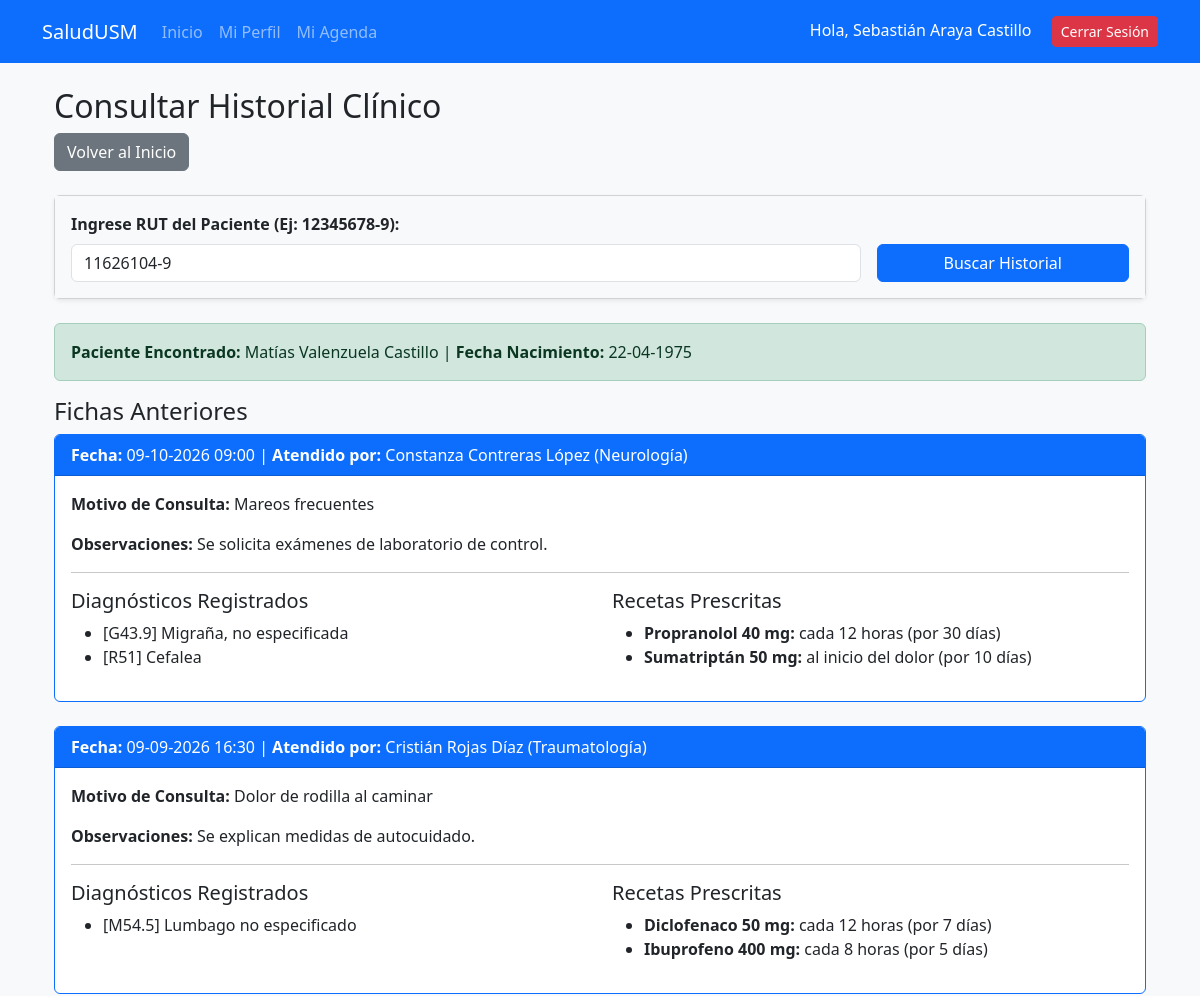
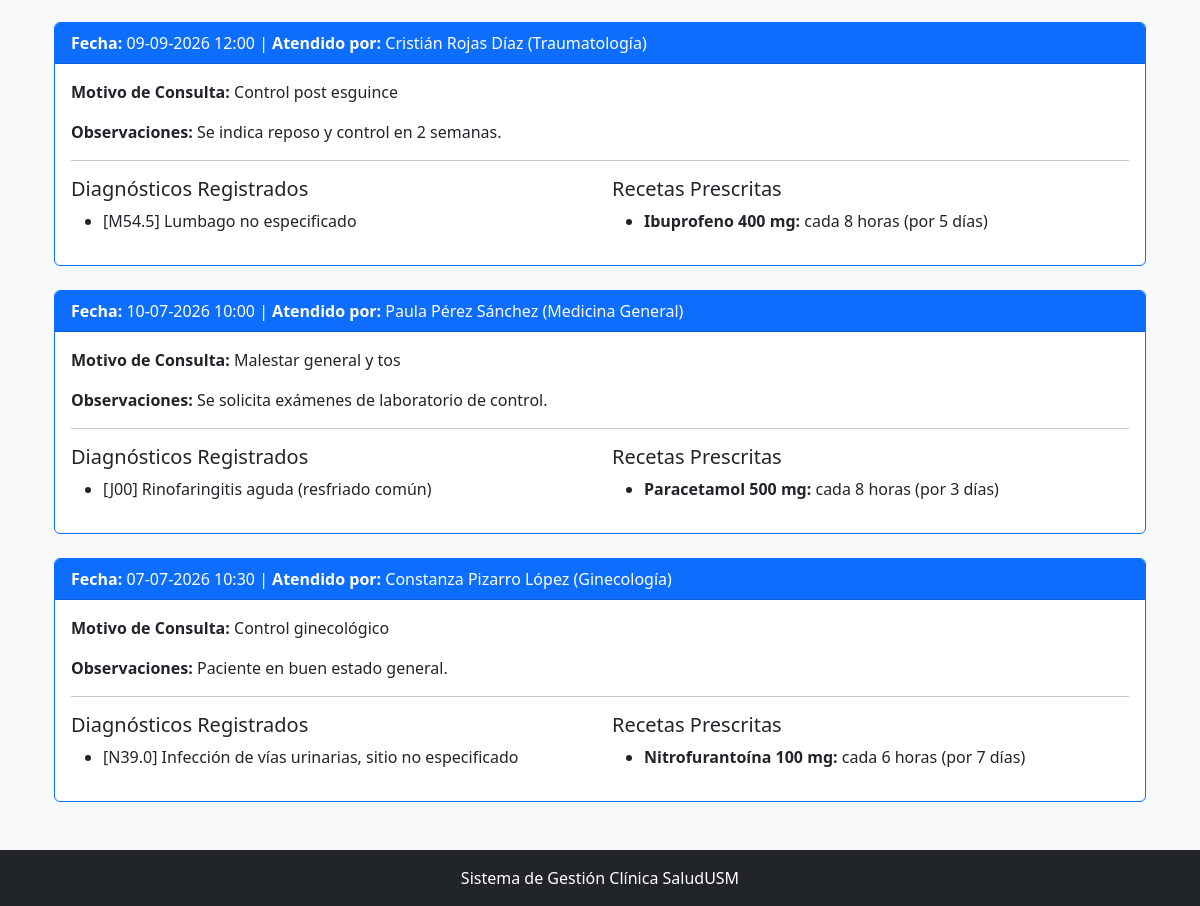
The app's page /PHP/buscar_historial.php?rut_paciente=11626104-9 (signed in) with its own data (2 pictures, top to bottom).
### tables this page shows
CREATE TABLE Paciente (
    id_paciente INT AUTO_INCREMENT PRIMARY KEY,
    id_usuario INT NOT NULL UNIQUE,
    rut VARCHAR(10) NOT NULL UNIQUE,
    nombre_completo VARCHAR(150) NOT NULL,
    fecha_nacimiento DATE NOT NULL,
    sexo VARCHAR(10) NOT NULL,
    id_prevision TINYINT NOT NULL,
    telefono VARCHAR(20) NULL,
    comuna_residencia VARCHAR(100) NOT NULL,
    CONSTRAINT chk_pac_rut CHECK (rut REGEXP '^[0-9]{7,8}-[0-9Kk]$'),
    CONSTRAINT chk_pac_sexo CHECK (sexo IN ('M', 'F', 'Otro')),
     
    FOREIGN KEY (id_usuario) REFERENCES Usuario(id_usuario) ON DELETE CASCADE,
    FOREIGN KEY (id_prevision) REFERENCES Prevision(id_prevision)
);

CREATE TABLE Atencion (
    id_atencion INT AUTO_INCREMENT PRIMARY KEY,
    id_cita INT NOT NULL UNIQUE,
    motivo_consulta TEXT NOT NULL,
    observaciones TEXT NOT NULL,
    FOREIGN KEY (id_cita) REFERENCES Cita(id_cita) ON DELETE CASCADE
);

CREATE TABLE Cita (
    id_cita INT AUTO_INCREMENT PRIMARY KEY,
    fecha_hora DATETIME NOT NULL,
    id_paciente INT NOT NULL,
    id_medico INT NOT NULL,
    id_centro INT NOT NULL,
    id_especialidad INT NOT NULL,
    id_estado TINYINT NOT NULL DEFAULT 1,
    activa TINYINT AS (IF(id_estado = 5, NULL, 1)) STORED,
     
    CONSTRAINT unq_medico_hora UNIQUE (id_medico, fecha_hora, activa),
    CONSTRAINT unq_paciente_hora UNIQUE (id_paciente, fecha_hora, activa),
    FOREIGN KEY (id_paciente) REFERENCES Paciente(id_paciente) ON DELETE CASCADE,
    FOREIGN KEY (id_estado) REFERENCES EstadoCita(id_estado),
    FOREIGN KEY (id_medico, id_especialidad)
        REFERENCES Medico_Especialidad(id_medico, id_especialidad)
        ON DELETE RESTRICT ON UPDATE CASCADE,
    FOREIGN KEY (id_medico, id_centro)
        REFERENCES Medico_Centro(id_medico, id_centro)
        ON DELETE RESTRICT ON UPDATE CASCADE
);

CREATE TABLE Medico (
    id_medico INT AUTO_INCREMENT PRIMARY KEY,
    id_usuario INT NOT NULL UNIQUE,
    rut VARCHAR(10) NOT NULL UNIQUE,
    nombre_completo VARCHAR(150) NOT NULL,
    CONSTRAINT chk_med_rut CHECK (rut REGEXP '^[0-9]{7,8}-[0-9Kk]$'),
    FOREIGN KEY (id_usuario) REFERENCES Usuario(id_usuario) ON DELETE CASCADE
);

CREATE TABLE Especialidad (
    id_especialidad INT AUTO_INCREMENT PRIMARY KEY,
    nombre VARCHAR(100) NOT NULL UNIQUE
);

CREATE TABLE Diagnostico (
    codigo_cie10 VARCHAR(10) PRIMARY KEY,
    descripcion VARCHAR(255) NOT NULL
);

CREATE TABLE Receta (
    id_receta INT AUTO_INCREMENT PRIMARY KEY,
    id_atencion INT NOT NULL,
    medicamento VARCHAR(150) NOT NULL,
    dosis VARCHAR(255) NOT NULL,
    dias_tratamiento INT NOT NULL,
    CONSTRAINT chk_dias CHECK (dias_tratamiento > 0),
    FOREIGN KEY (id_atencion) REFERENCES Atencion(id_atencion) ON DELETE CASCADE
);

### PHP/buscar_historial.php (the view, shortened to what this page needs)
<?php
require_once 'conexion.php';
$atenciones = [];
$rut_buscado = "";
$paciente_info = null;
if (isset($_GET['rut_paciente'])) {
    $rut_buscado = trim($_GET['rut_paciente']);
    $sql_paciente = "SELECT id_paciente AS id, nombre_completo, fecha_nacimiento FROM Paciente WHERE rut = '$rut_buscado'";
    $res_paciente = $pdo->query($sql_paciente);
    $paciente_info = $res_paciente->fetch(PDO::FETCH_ASSOC);
    if ($paciente_info) {
        $id_paciente = $paciente_info['id'];
        $sql_atenciones = "SELECT a.id_atencion as id_atencion, a.motivo_consulta, a.observaciones,
                                  c.fecha_hora, m.nombre_completo as medico, e.nombre as especialidad
                           FROM Atencion a
                           JOIN Cita c ON a.id_cita = c.id_cita
                           JOIN Medico m ON c.id_medico = m.id_medico
                           JOIN Especialidad e ON c.id_especialidad = e.id_especialidad
                           WHERE c.id_paciente = $id_paciente
                           ORDER BY c.fecha_hora DESC";
        $atenciones = $pdo->query($sql_atenciones)->fetchAll(PDO::FETCH_ASSOC);
    } else {
        $mensaje_error = "No se encontró ningún paciente con el RUT ingresado.";
    }
}
include 'header.php';
?>
<div class="container mt-4 mb-5">
    <h2>Consultar Historial Clínico</h2>
    <a href="index.php" class="btn btn-secondary mb-4">Volver al Inicio</a>
    <div class="card mb-4 shadow-sm">
        <div class="card-body bg-light">
            <form action="buscar_historial.php" method="GET" class="row g-3 align-items-center">
                <div class="col-md-9">
                    <label for="rut_paciente" class="form-label fw-bold">Ingrese RUT del Paciente (Ej: 12345678-9):</label>
                    <input type="text" class="form-control" name="rut_paciente" id="rut_paciente" value="<?php echo $rut_buscado; ?>" required>
                </div>
                <div class="col-md-3 mt-auto">
                    <button type="submit" class="btn btn-primary w-100">Buscar Historial</button>
                </div>
            </form>
        </div>
    </div>
    <?php if($paciente_info): ?>
        <div class="alert alert-success">
            <strong>Paciente Encontrado:</strong> <?php echo $paciente_info['nombre_completo']; ?> |
            <strong>Fecha Nacimiento:</strong> <?php echo date('d-m-Y', strtotime($paciente_info['fecha_nacimiento'])); ?>
        </div>
        <?php if(count($atenciones) == 0): ?>
            <div class="alert alert-info">Este paciente no tiene atenciones médicas registradas.</div>
        <?php else: ?>
            <h4>Fichas Anteriores</h4>
            <?php foreach($atenciones as $atencion): ?>
                <div class="card mb-4 border-primary">
                    <div class="card-header bg-primary text-white">
                        <strong>Fecha:</strong> <?php echo date('d-m-Y H:i', strtotime($atencion['fecha_hora'])); ?> |
                        <strong>Atendido por:</strong> <?php echo $atencion['medico']; ?> (<?php echo $atencion['especialidad']; ?>)
                    </div>
                    <div class="card-body">
                        <p><strong>Motivo de Consulta:</strong> <?php echo $atencion['motivo_consulta']; ?></p>
                        <p><strong>Observaciones:</strong> <?php echo $atencion['observaciones']; ?></p>
                        <hr>
                        <div class="row">
                            <div class="col-md-6">
                                <h5>Diagnósticos Registrados</h5>
                                <ul>
                                    <?php
                                        $id_atencion = $atencion['id_atencion'];
                                        $sql_diag = "SELECT d.codigo_cie10, d.descripcion
                                                     FROM Atencion_Diagnostico ad
                                                     JOIN Diagnostico d ON ad.codigo_cie10 = d.codigo_cie10
                                                     WHERE ad.id_atencion = $id_atencion";
                                        $diagnosticos = $pdo->query($sql_diag)->fetchAll(PDO::FETCH_ASSOC);
                                        if(count($diagnosticos) > 0){
                                            foreach($diagnosticos as $d) {
                                                echo "<li>[".$d['codigo_cie10']."] ".$d['descripcion']."</li>";
                                            }
                                        } else {
                                            echo "<li>No hay diagnósticos.</li>";
                                        }
                                    ?>
                                </ul>
                            </div>
                            <div class="col-md-6">
                                <h5>Recetas Prescritas</h5>
                                <ul>
                                    <?php
                                        $sql_receta = "SELECT medicamento, dosis, dias_tratamiento
                                                       FROM Receta
                                                       WHERE id_atencion = $id_atencion";
                                        $recetas = $pdo->query($sql_receta)->fetchAll(PDO::FETCH_ASSOC);
                                        if(count($recetas) > 0){
                                            foreach($recetas as $r) {
                                                echo "<li><strong>".$r['medicamento'].":</strong> ".$r['dosis']." (por ".$r['dias_tratamiento']." días)</li>";
                                            }
                                        } else {
                                            echo "<li>No hay recetas.</li>";
                                        }
                                    ?>
                                </ul>
                            </div>
                        </div>
                    </div>
                </div>
            <?php endforeach; ?>
        <?php endif; ?>
    <?php endif; ?>
</div>
<?php include 'footer.php'; ?>

### records on screen
paciente: nombre_completo "Matías Valenzuela Castillo", fecha_nacimiento "22-04-1975"
atencion: id_cita.fecha_hora "09-10-2026 09:00", medico.nombre_completo "Constanza Contreras López", especialidad.nombre "Neurología", motivo_consulta "Mareos frecuentes", observaciones "Se solicita exámenes de laboratorio de control."
diagnostico: codigo_cie10 "G43.9", descripcion "Migraña, no especificada"
diagnostico: codigo_cie10 "R51", descripcion "Cefalea"
receta: medicamento "Propranolol 40 mg", dosis "cada 12 horas", dias_tratamiento "30"
receta: medicamento "Sumatriptán 50 mg", dosis "al inicio del dolor", dias_tratamiento "10"
atencion: id_cita.fecha_hora "09-09-2026 16:30", medico.nombre_completo "Cristián Rojas Díaz", especialidad.nombre "Traumatología", motivo_consulta "Dolor de rodilla al caminar", observaciones "Se explican medidas de autocuidado."
diagnostico: codigo_cie10 "M54.5", descripcion "Lumbago no especificado"
receta: medicamento "Diclofenaco 50 mg", dosis "cada 12 horas", dias_tratamiento "7"
receta: medicamento "Ibuprofeno 400 mg", dosis "cada 8 horas", dias_tratamiento "5"
atencion: id_cita.fecha_hora "09-09-2026 12:00", medico.nombre_completo "Cristián Rojas Díaz", especialidad.nombre "Traumatología", motivo_consulta "Control post esguince", observaciones "Se indica reposo y control en 2 semanas."
atencion: id_cita.fecha_hora "10-07-2026 10:00", medico.nombre_completo "Paula Pérez Sánchez", especialidad.nombre "Medicina General", motivo_consulta "Malestar general y tos", observaciones "Se solicita exámenes de laboratorio de control."
diagnostico: codigo_cie10 "J00", descripcion "Rinofaringitis aguda (resfriado común)"
receta: medicamento "Paracetamol 500 mg", dosis "cada 8 horas", dias_tratamiento "3"
atencion: id_cita.fecha_hora "07-07-2026 10:30", medico.nombre_completo "Constanza Pizarro López", especialidad.nombre "Ginecología", motivo_consulta "Control ginecológico", observaciones "Paciente en buen estado general."
diagnostico: codigo_cie10 "N39.0", descripcion "Infección de vías urinarias, sitio no especificado"
receta: medicamento "Nitrofurantoína 100 mg", dosis "cada 6 horas", dias_tratamiento "7"

### other values on screen
$_SESSION['nombre_usuario'] "Sebastián Araya Castillo"
